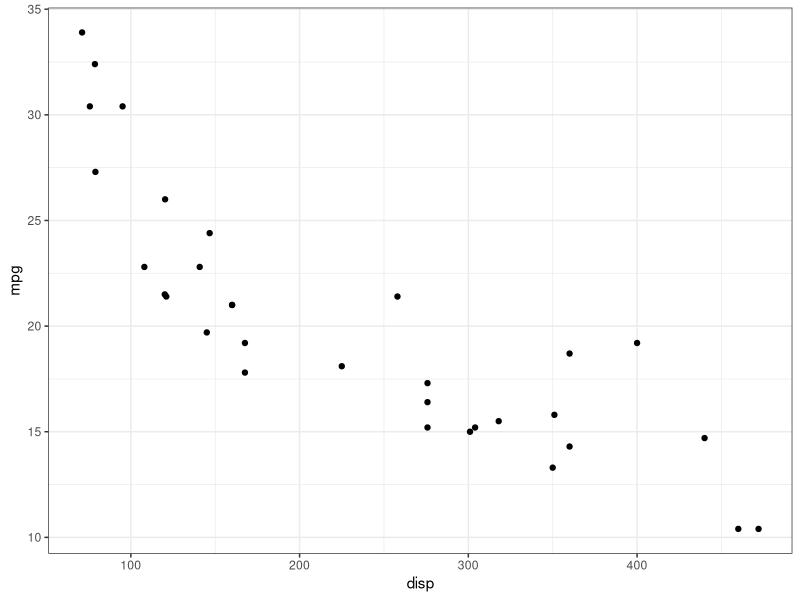
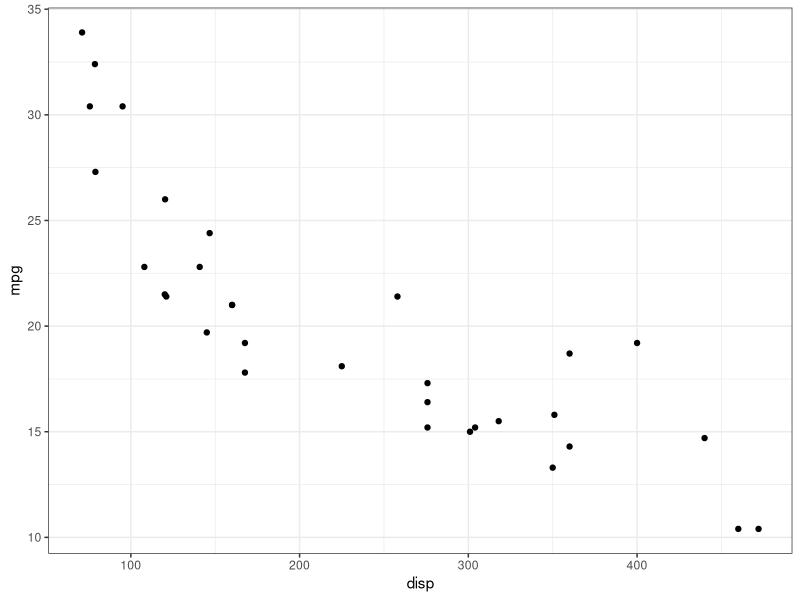

The R source for these figures, in order:
## ---- chunk 1
# This is good for getting the ggplot background consistent with
# the html background color
library(ggplot2)
thm <- theme_bw() + 
  theme(
    panel.background = element_rect(fill = "transparent", colour = NA), 
    plot.background = element_rect(fill = "transparent", colour = NA),
    legend.position = "top",
    legend.background = element_rect(fill = "transparent", colour = NA),
    legend.key = element_rect(fill = "transparent", colour = NA)
  )
theme_set(thm)
## ---- chunk 2
ggplot(mtcars, aes(x = disp, y = mpg))+ 
  geom_point()
## ---- chunk 3
ggplot(mtcars, aes(x = disp, y = mpg))+ 
  geom_point()
